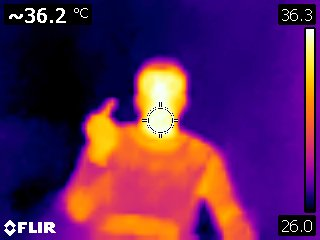
#> input picture Adilet.jpg, 320 x 240 px
$ python imageTotext.py
#> lines starting #> are read from the running program, lines starting #| are printed output that depends on the picture
import pytesseract
import cv2


pytesseract.pytesseract.tesseract_cmd = r'C:\Program Files (x86)\Tesseract-OCR\tesseract.exe'
def limitsEnhancer(limit_image):
    limit_image_rgb = cv2.cvtColor(limit_image, cv2.COLOR_BGR2GRAY)
    limit_image_resized = cv2.resize(limit_image_rgb, (700, 430))
    limit_image_dilated = cv2.dilate(limit_image_resized, (10, 10), iterations=3)
    return limit_image_dilated

def limitsProcess(source_image):
    upper_limit = source_image[6:22, 279:314]
    lower_limit = source_image[216:234, 280:314]
    upper_limit_enhanced = limitsEnhancer(upper_limit)
    lower_limit_enhanced = limitsEnhancer(lower_limit)
    upper_limit_text = pytesseract.image_to_string(upper_limit_enhanced)
    lower_limit_text = pytesseract.image_to_string(lower_limit_enhanced)
    return upper_limit_text, lower_limit_text

img = cv2.imread('Adilet.jpg')
#> img is the input picture: shape (240, 320, 3); mean B, G, R 87.2, 35.1, 92.6
text = limitsProcess(img)
#> in limitsEnhancer, `limit_image_resized = cv2.resize(limit_image_rgb, (700, 430))`:
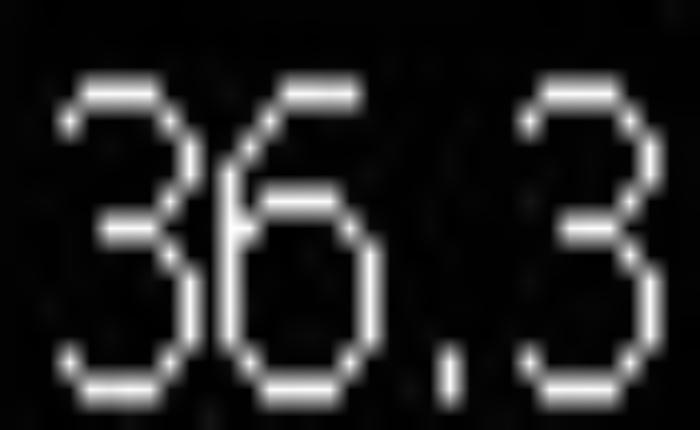
#> limit_image_resized: shape (430, 700); min 0, max 255, mean 35.8
#> in limitsEnhancer, `limit_image_dilated = cv2.dilate(limit_image_resized, (10, 10), iterat..`:
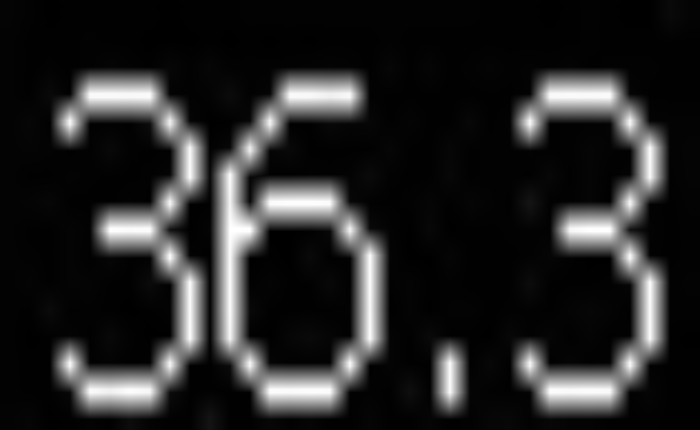
#> limit_image_dilated: shape (430, 700); min 0, max 255, mean 38.4
#> in limitsEnhancer (call 2), `limit_image_resized = cv2.resize(limit_image_rgb, (700, 430))`:
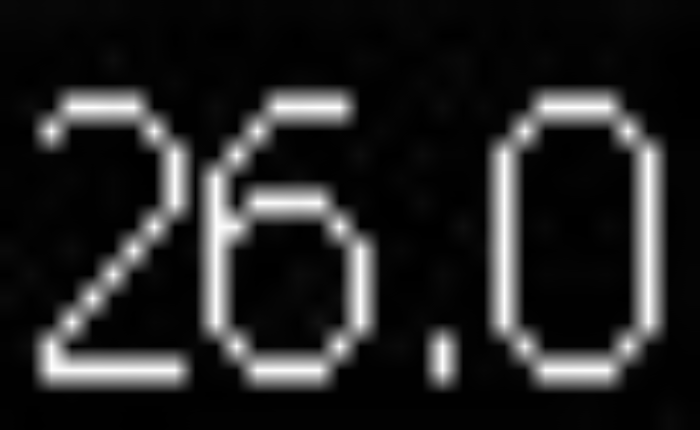
#> limit_image_resized: shape (430, 700); min 0, max 254, mean 35.7
#> in limitsEnhancer (call 2), `limit_image_dilated = cv2.dilate(limit_image_resized, (10, 10), iterat..`:
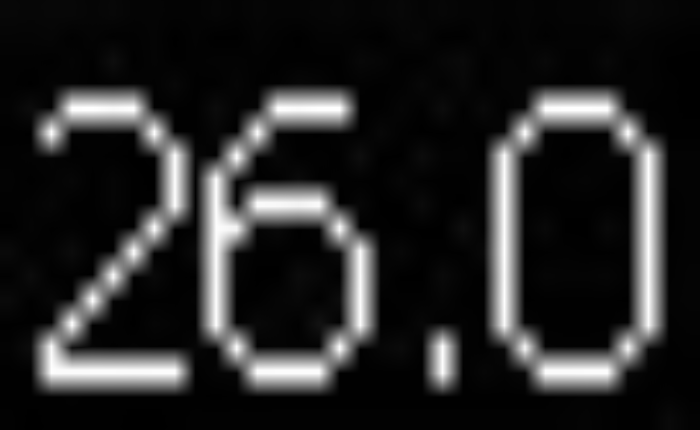
#> limit_image_dilated: shape (430, 700); min 0, max 254, mean 38.2
#> (the run stopped early here; a loop or call above may not have finished)

$ run again, with Zhumazhenis.jpg copied over Adilet.jpg
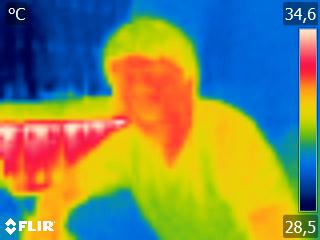
#> input picture Zhumazhenis.jpg, 320 x 240 px
#> img is the input picture: shape (240, 320, 3); mean B, G, R 92.4, 136.5, 126.6
#> in limitsEnhancer, `limit_image_resized = cv2.resize(limit_image_rgb, (700, 430))`:
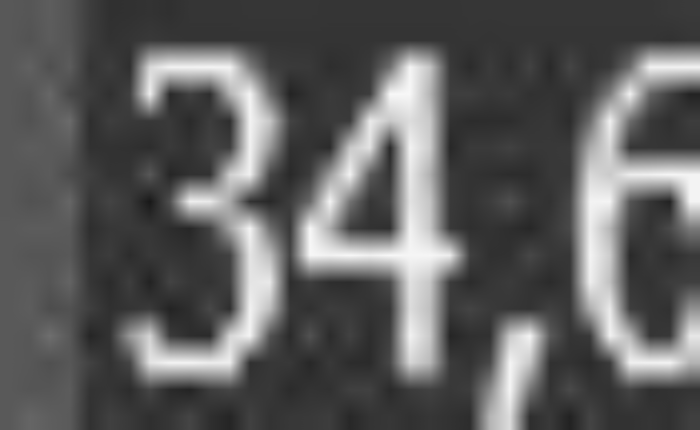
#> limit_image_resized: shape (430, 700); min 25, max 247, mean 93.2
#> in limitsEnhancer (call 2), `limit_image_resized = cv2.resize(limit_image_rgb, (700, 430))`:
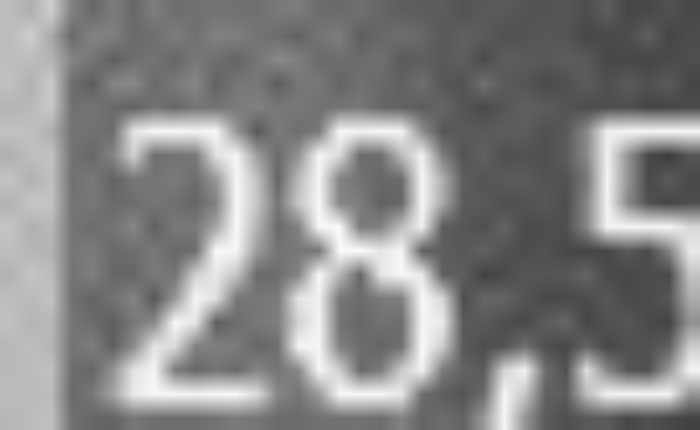
#> limit_image_resized: shape (430, 700); min 60, max 251, mean 134
